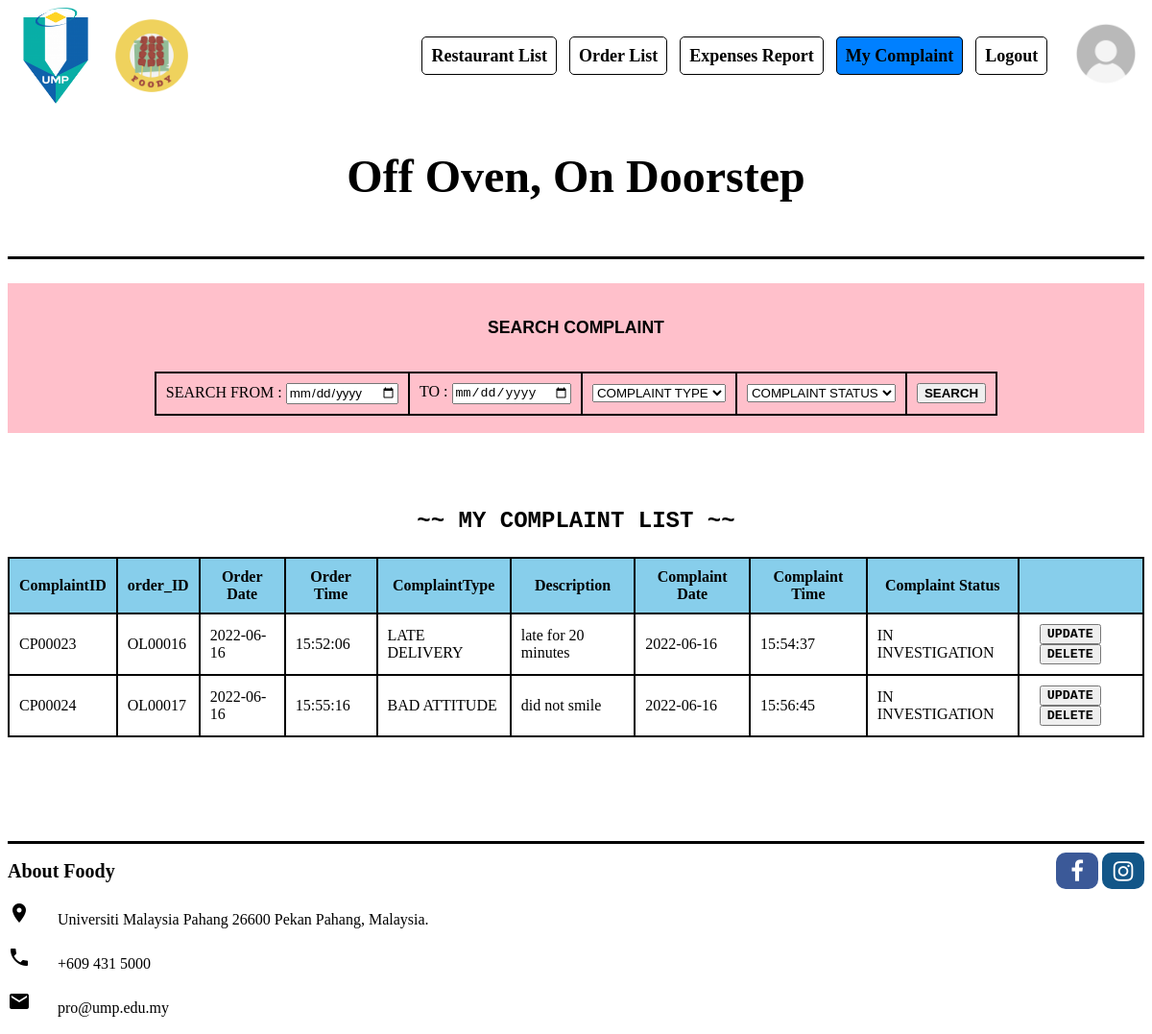
Page /complaint/UserViewComplaint.php (signed in) on the committed database.
### tables this page shows
CREATE TABLE `complaint_list` (
  `complaint_ID` int NOT NULL,
  `complaintType` varchar(30) DEFAULT NULL,
  `complaintDesc` varchar(300) DEFAULT NULL,
  `complaintDate` date DEFAULT NULL,
  `complaintTime` time DEFAULT NULL,
  `complaintStatus` varchar(30) DEFAULT NULL,
  `order_ID` int DEFAULT NULL
);

CREATE TABLE `order_list` (
  `order_ID` int NOT NULL,
  `orderDate` date DEFAULT NULL,
  `orderTime` time DEFAULT NULL,
  `totalPayment` float DEFAULT NULL,
  `orderStatus` varchar(100) DEFAULT NULL,
  `delLocation` varchar(100) DEFAULT NULL,
  `username` varchar(100) DEFAULT NULL,
  `rider_username` varchar(100) DEFAULT NULL,
  `rd_ID` int DEFAULT NULL
);

### complaint/UserViewComplaint.php (the view, shortened to what this page needs)
<?php
$username=$_SESSION['username'];
?>
<!DOCTYPE html>
<html>
<head>
    <link rel="stylesheet" href="https://cdnjs.cloudflare.com/ajax/libs/font-awesome/4.7.0/css/font-awesome.min.css">
</head>
<header class="wrapper">
        <img src="../resources/../resources/ump logo.png" alt="UMP" width="100" height="100">
        <img src="../resources/foody logo.png" alt="Foody" width="100" height="100">
        <nav>
        <a href="../general_user/resList.php">Restaurant List</a>
        <a href="../general_user/checkout.php">Order List</a>
        <a href="../general_user/expensesReport.php">Expenses Report</a>
        <a class="active" href="../complaint/UserViewComplaint.php">My Complaint</a>
        <a href="javascript:void(0);" onclick="return logout();">Logout</a>
        </nav>
        <a href="#profile"><img src="../resources/../resources/profile.jpg" alt="profile" width="80" height="80"></a>
        <br>
        <h3>Off Oven, On Doorstep</h3>
<div STYLE="background-color:#000000; height:3px; width:100%;"></div>
<br>
</header>
<body bgcolor="#FFFFFF" text="#000000">
<form action="UserViewComplaintAfterSearching.php" method="post">
<br><div class="searchComplaint" style="background-color:pink;width:100%;">
<br><p style="font-family:Arial;color:black;text-align:center;font-size:110%;"><b>SEARCH COMPLAINT</b></p><br>
<table>
<tr>
    <td>SEARCH FROM : <input type="date" name="start" style="width:auto;font-family:Arial;"></td>
    <td>TO : <input type="date" name="end"></td>
    <td><select required name = "complaintType" style="font-family:Arial;width:auto;">
        <option selected disabled value="">COMPLAINT TYPE</option>
        </select>
    </td>
    <td><select required name = "complaintStatus" style="font-family:Arial;width:auto;">
        <option selected disabled value="">COMPLAINT STATUS</option>
        </select>
    </td>
    <td><input style="font-family:Arial;width:auto;font-weight: bold; "type="submit" value="SEARCH" name="searchComplaint"></td>
</tr>
</table>
<br>
</div>
</form>
<br><br>
<?php
include '../db/db.php';
$query = "SELECT * FROM order_list AS o, complaint_list AS c WHERE o.order_ID = c.order_ID AND o.username='$username'";
$result = mysqli_query($conn,$query);
?>
<br><p style="text-align: center;font-family:Courier New;font-size:150%;"><b>~~ MY COMPLAINT LIST ~~</b></p>
<?php
    echo "<table>";
        echo "<tr>" . "<th>ComplaintID</th>" . "<th>order_ID</th>" . "<th>Order Date</th>" . "<th>Order Time</th>" ."<th>ComplaintType</th>" . "<th>Description</th>" . "<th>Complaint Date</th>". "<th>Complaint Time</th>". "<th>Complaint Status</th>"."<th></th>". "</tr>";
        if (mysqli_num_rows($result) > 0) {
            while($row = mysqli_fetch_assoc($result)){
                $complaintID = $row["complaint_ID"];
                $length = 5;
                $string = substr(str_repeat(0, $length).$complaintID,-$length);
                $order_ID = $row["order_ID"];
                $length = 5;
                $string2 = substr(str_repeat(0, $length).$order_ID,-$length);
                echo "<tr><td>".
                "CP". $string . "</td><td>" .
                "OL". $string2 . "</td><td>" .
                $row['orderDate'] . "</td><td>" .
                $row['orderTime'] . "</td><td>" .
                $row['complaintType'] . "</td><td>" .
                $row['complaintDesc'] . "</td><td>" .
                $row['complaintDate'] . "</td><td>" .
                $row['complaintTime'] . "</td><td>" .
                $row['complaintStatus'] . "</td><td>" .
                "<a href='IndexUserUpdateComplaint.php?complaintID=$complaintID'>" .
                '<button style="font-family:Courier New;margin-left:10%;font-weight: bold; "type="submit" name="updateComplaint">UPDATE</button>' .
                '</a>' .
                "<a href='DeleteComplaint.php?id=$complaintID'>" .
                '<button style="font-family:Courier New;margin-left:10%;font-weight: bold; "type="submit" name="deleteComplaint">DELETE</button>' .
                '</a>' .
                "</td></tr>";
            }
        }
        else {
            echo "No result found.";
        }
        echo "</table>";
?>
<br><br>
</body>
<br><br><br><br>
<DIV STYLE="background-color:#000000; height:3px; width:100%;">
<footer class="wrapper">
        <div>
            <p style="font-size: 20px;"> <b>About Foody</b> </p>
            <div>
                <a href="#" class="fa fa-facebook fa-lg"></a>
                <a href="#" class="fa fa-instagram fa-lg"></a>
            </div>
        </div>
        <i class="material-icons">location_on</i>
        <span class="icon-text"> Universiti Malaysia Pahang 26600 Pekan Pahang, Malaysia. </span>
        <br><br><i class="material-icons">local_phone</i>
        <span class="icon-text"> +609 431 5000 </span>
        <br><br><i class="material-icons">email</i>
        <span class="icon-text"> pro@ump.edu.my </span>
        <br><br>
</footer>
</html>

### complaint/UserViewComplaint.php (style rules this page uses)
table, th, td { border: 2px solid black; border-collapse: collapse; padding: 10px 10px; }
header { display: flex; flex-flow: wrap; justify-content: space-between; align-items: center; white-space: nowrap; }
header > nav { margin-left: auto; margin-right: 1%; text-decoration: none; }
header > nav > a { border: black solid 1px; text-decoration: none; padding: 0.5em; margin-right: 0.5em; border-radius: 5px; color: black; font-weight: bold; font-size: 18px; }
header > nav > a.active { color: black; background-color: rgb(0 ,128 ,255); }
header > h3 { width: 100%; text-align: center; style=font-family:Georgia Garamond; font-size:300%; }
footer > div { display: flex; justify-content: space-between; align-items: center; white-space: nowrap; }
footer > div > div { margin-left: auto; }
.fa { padding: 10px; width: 1em; border-radius: 10px; text-align: center; font-size: 1.5em; text-decoration: none; }
.fa-facebook { background: #3B5998; color: white; }
.fa-instagram { background: #125688; color: white; }
.icon-text { display: inline-flex; align-items: center; padding:0 24px; }
table { margin-left: auto; margin-right: auto; }
th { background-color: skyblue; }

### rows in the picture
complaint_list: complaint_ID "00023", order_ID "00016", order_ID.orderDate "2022-06-16", order_ID.orderTime "15:52:06", complaintType "LATE DELIVERY", complaintDesc "late for 20 minutes", complaintDate "2022-06-16", complaintTime "15:54:37", complaintStatus "IN INVESTIGATION"
complaint_list: complaint_ID "00024", order_ID "00017", order_ID.orderDate "2022-06-16", order_ID.orderTime "15:55:16", complaintType "BAD ATTITUDE", complaintDesc "did not smile", complaintDate "2022-06-16", complaintTime "15:56:45", complaintStatus "IN INVESTIGATION"
